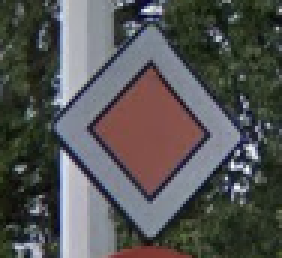
#> input picture test-images-raw/diamond-rightofway-01.png, 94 x 86 px, found by its file name (shown 3 times larger); its folder holds only this picture in this run
$ python regularize_images.py
#> lines starting #> are read from the running program, lines starting #| are printed output that depends on the picture
# Takes images from SOURCE_DIRECTORY and makes them 28x28 greyscale images.
# Image are saved to DESTINATION_DIRECTORY.
# Usage: python regularize_images.py

FINAL_HEIGHT = 28
FINAL_WIDTH = 28
SOURCE_DIRECTORY = "test-images-raw"
DESTINATION_DIRECTORY = "test-images"

import os
import shutil
from PIL import Image
from PIL import ImageOps

def main():
    if os.path.exists(DESTINATION_DIRECTORY):
        shutil.rmtree(DESTINATION_DIRECTORY)

    for img_file in os.scandir(SOURCE_DIRECTORY):
        img_name = img_file.name
        img_path = os.path.join(SOURCE_DIRECTORY, img_name)
        img = Image.open(img_path)
#> img is the input picture: PIL image 94x86 RGB; mean R, G, B 84.7, 84.8, 84.2

        shape = img_name.split("-")[0]
        type = img_name.split("-")[1]
        final_file_name = img_name.split("-")[2]

        new_img = ImageOps.grayscale(img)
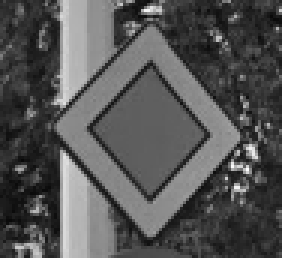
#> new_img: PIL image 94x86 L (shown 3 times larger); min 8, max 252, mean 84.7

        in_size = min(img.size[0], img.size[1])
#> in_size = 86
        in_box = (
            (img.size[0] - in_size) / 2,
            (img.size[1] - in_size) / 2,
            in_size,
            in_size)
#> in_box = (4, 0, 86, 86)

        out_size = (FINAL_WIDTH, FINAL_HEIGHT)

        new_img = new_img.resize(out_size, box = in_box)
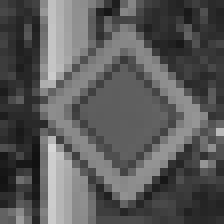
#> new_img: PIL image 28x28 L (shown 8 times larger); min 17, max 214, mean 89.9

        make_dirs(shape, type)
        new_img.save(os.path.join(DESTINATION_DIRECTORY, shape, type, final_file_name))

def make_dirs(shape, type):
    if not os.path.exists(DESTINATION_DIRECTORY):
        os.mkdir(DESTINATION_DIRECTORY)
    if not os.path.exists(os.path.join(DESTINATION_DIRECTORY, shape)):
        os.mkdir(os.path.join(DESTINATION_DIRECTORY, shape))
    if not os.path.exists(os.path.join(DESTINATION_DIRECTORY, shape, type)):
        os.mkdir(os.path.join(DESTINATION_DIRECTORY, shape, type))

if __name__ == "__main__":
    main()

$ run again, on test-images-raw/diamond-rightofway-05.png
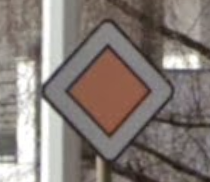
#> input picture test-images-raw/diamond-rightofway-05.png, 210 x 182 px, found by its file name
#> in main, img is the input picture: PIL image 210x182 RGB; mean R, G, B 133.7, 123.7, 118.4
#> in main, `new_img = ImageOps.grayscale(img)`:
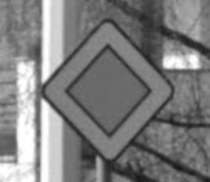
#> new_img: PIL image 210x182 L; min 23, max 255, mean 126.1
#> in main, `new_img = new_img.resize(out_size, box = in_box)`:
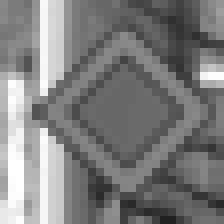
#> new_img: PIL image 28x28 L (shown 8 times larger); min 35, max 255, mean 126.3

$ run again, on test-images-raw/hex-stop-01.png
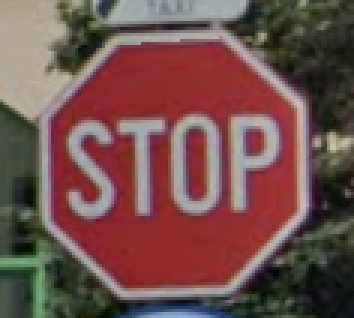
#> input picture test-images-raw/hex-stop-01.png, 118 x 106 px, found by its file name (shown 3 times larger)
#> in main, img is the input picture: PIL image 118x106 RGB; mean R, G, B 113.1, 80.2, 76.7
#> in main, `new_img = ImageOps.grayscale(img)`:
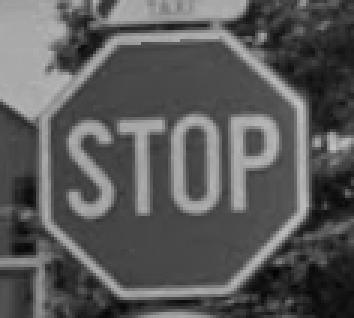
#> new_img: PIL image 118x106 L (shown 3 times larger); min 5, max 195, mean 89.6
#> in main, `new_img = new_img.resize(out_size, box = in_box)`:
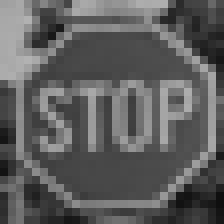
#> new_img: PIL image 28x28 L (shown 8 times larger); min 15, max 178, mean 93.7
